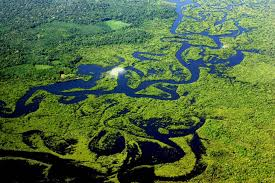
#> input picture modulo 1/image.png, 275 x 183 px
$ jupyter execute convs_kernels.ipynb
#> lines starting #> are read from the running program, lines starting #| are printed output that depends on the picture
[cell 1]
import numpy as np
import matplotlib.pyplot as plt
import cv2

[cell 2]
image = cv2.imread('image.png')
#> image is the input picture: shape (183, 275, 3); mean B, G, R 62, 107.2, 81.4
plt.imshow(cv2.cvtColor(image, cv2.COLOR_BGR2RGB))

[cell 3]
# Convolução
x_canny = np.array([[-1, 0, 1], [-2, 0, 2], [-1, 0, 1]])
y_canny = np.array([[-1, -2, -1], [0, 0, 0], [1, 2, 1]])

sharp = np.array([[0, -1, 0], [-1, 5, -1], [0, -1, 0]])

print(f"x canny kernel: \n {x_canny}")
print(f"x canny kernel: \n {y_canny}")

[cell 4]
# aplicação dos kernels
gray = cv2.cvtColor(image, cv2.COLOR_BGR2GRAY)
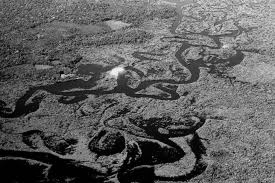
#> gray: shape (183, 275); min 0, max 250, mean 94.3
plt.imshow(gray, cmap='gray')

[cell 5]
image_canny = cv2.filter2D(gray, -1, x_canny) # mesma dimensão, por isso o -1
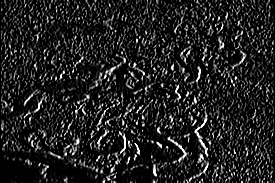
#> image_canny: shape (183, 275); min 0, max 255, mean 33.2
image_canny = cv2.filter2D(image_canny, -1, y_canny)
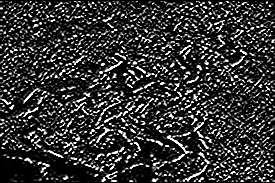
#> image_canny: shape (183, 275); min 0, max 255, mean 51.2
plt.imshow(image_canny, cmap="gray")

[cell 6]
image_sharp = cv2.filter2D(image, -1, sharp)
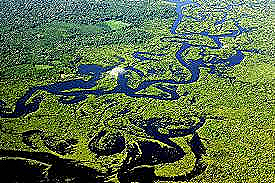
#> image_sharp: shape (183, 275, 3); mean B, G, R 76.3, 111.6, 91.8
fig, axes = plt.subplots(nrows=1, ncols=2, figsize=(10, 8))
axes[0].imshow(cv2.cvtColor(image, cv2.COLOR_BGR2RGB))
axes[1].imshow(cv2.cvtColor(image_sharp, cv2.COLOR_BGR2RGB))
plt.show()
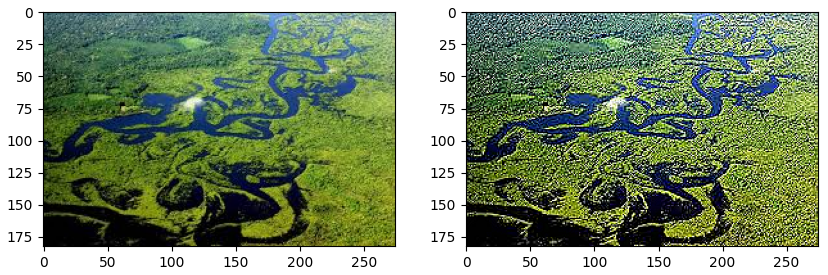
#> figure drawn by matplotlib, 2 panels
